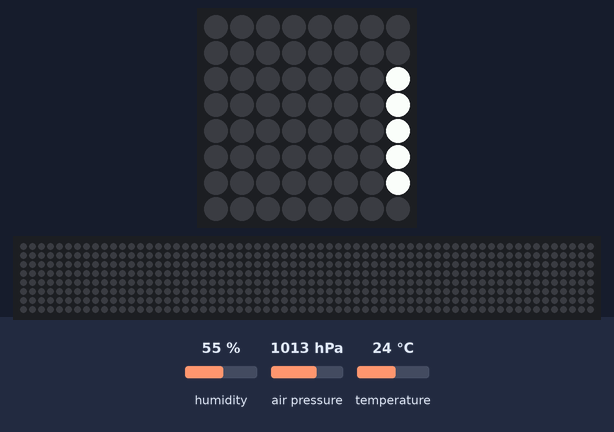
The program below on a simulated Raspberry Pi (BCM pin numbers) with a Sense HAT, started with the arguments -db Hello -sn Hello. Shown: the Sense HAT's 8×8 RGB LED matrix, a strip that is not on the board, showing the scrolling text unrolled. Inputs (shaded band) come from the test bench; at power-on: air pressure 1013 hPa, humidity 55 %, temperature 24 °C. The clock reads 2024-03-15 10:24:30 at power-on unless the program sets it; databases and web services accept everything at once and return nothing; the 64×8 strip is a reading aid, not a part: it shows the text the matrix is scrolling, unrolled, one strip-width of it at a time; what the program prints to the terminal is not drawn.

Above: at 0.17 s.
At 1.28 s:
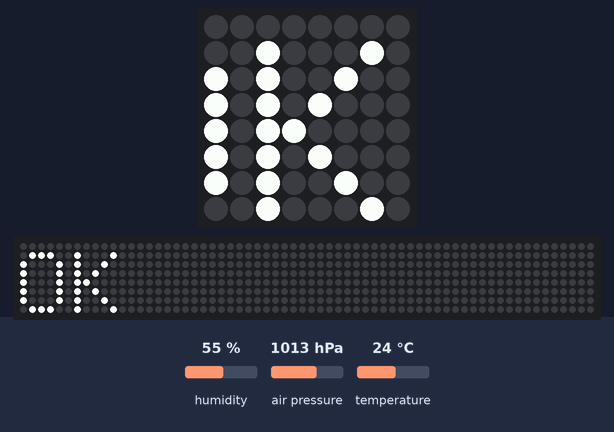
1.3 s: air pressure set to 952 hPa
At 10.1 s:
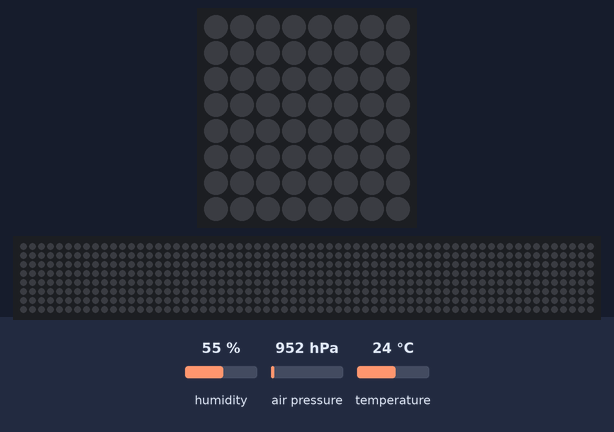
Timing chart, 0 to 11.6 s (numbered marks = the images above; inputs shaded):
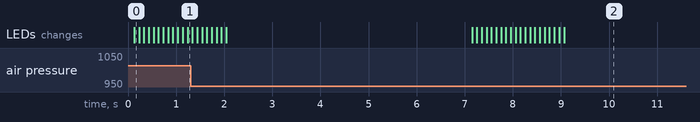

The program:

dataloggersensehat.py
```python
# -*- coding: utf-8 -*-
import argparse
import time
import datetime
import sys
from influxdb import InfluxDBClient
from sense_hat import SenseHat

sense=SenseHat()

# Set required InfluxDB parameters.
# (this could be added to the program args instead of beeing hard coded...)
host = "192.168.1.22" #Could also set local ip address
port = 8086
user = "root"
password = "root"

# Sample period (s).
# How frequently we will write sensor data from SenseHat to the database.
sampling_period = 5

def get_args():
    '''This function parses and returns arguments passed in'''
    # Assign description to the help doc
    parser = argparse.ArgumentParser(description='Program writes measurements data from SenseHat to specified influx db.')
    # Add arguments
    parser.add_argument(
        '-db','--database', type=str, help='Database name', required=True)
    parser.add_argument(
        '-sn','--session', type=str, help='Session', required=True)
    now = datetime.datetime.now()
    parser.add_argument(
        '-rn','--run', type=str, help='Run number', required=False,default=now.strftime("%Y%m%d%H%M"))

    # Array of all arguments passed to script
    args=parser.parse_args()
    # Assign args to variables
    dbname=args.database
    runNo=args.run
    session=args.session
    return dbname, session,runNo

def get_data_points():
    # Get the three measurement values from the SenseHat sensors
    temperature = sense.get_temperature()
    pressure = sense.get_pressure()
    humidity = sense.get_humidity()
    # Get a local timestamp
    timestamp=datetime.datetime.utcnow().isoformat()
    print ("{0} {1} Temperature: {2}{3}C Pressure: {4}mb Humidity: {5}%" .format(session,runNo,
    round(temperature,1),u'u00b0'.encode('utf8'),
    round(pressure,3),round(humidity,1)))

    # Create Influxdb datapoints (using lineprotocol as of Influxdb >1.1)
    datapoints = [
            {
                "measurement": session,
                "tags": {"runNum": runNo,
                },
                "time": timestamp,
                "fields": {
                    "temperaturevalue":temperature,"pressurevalue":pressure,"humidityvalue":humidity
                    }
                }
            ]
    return datapoints

# Match return values from get_arguments()
# and assign to their respective variables
dbname, session, runNo =get_args()
print("Session: ", session)
print("Run No: ", runNo)
print("DB name: ", dbname)

# Initialize the Influxdb client
client = InfluxDBClient(host, port, user, password, dbname)

try:
     while True:
        # Write datapoints to InfluxDB
        datapoints=get_data_points()
        bResult=client.write_points(datapoints)
        print("Write points {0} Bresult:{1}".format(datapoints,bResult))

        sense.show_message("OK")

        # Wait for next sample
        time.sleep(sampling_period)

        # Run until keyboard ctrl-c
except KeyboardInterrupt:
    print ("Program stopped by keyboard interrupt [CTRL_C] by user. ")
```
